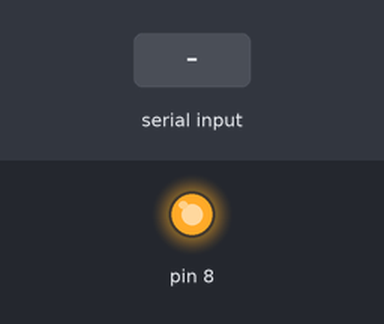
Recording of a sketch running on a simulated Arduino Uno, built with avr-gcc and run on an emulated ATmega328P. Parts: output pins drawn as LEDs (lit = HIGH). Inputs (shaded band) come from the test bench. What the sketch prints to the serial monitor is not drawn.

Above: at 3.2 s.
3.3 s: byte 30 received over Serial
At 5.9 s:
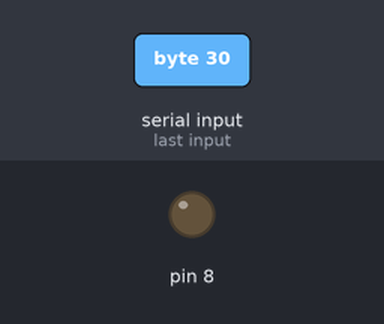
Timing chart, 0 to 10.0 s (numbered marks = the images above; inputs shaded):
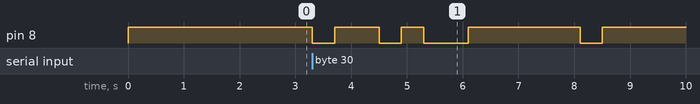

Measured:
- after the input at 3.3 s, pin 8: HIGH → LOW at once, → HIGH 0.40 s later, → LOW 0.80 s later, → HIGH 0.40 s later, … (8 changes in this stretch)

The sketch:

Emisor.ino
```cpp
/*
   Wilfer Daniel Ciro Maya
   Andrés Jiménez García
   Santiago Mejía Oquendo

   Campos y ondas 2, universidad del Quindío, Armenia Quindío
*/

/*
  Emisor Hamming con paridad par
*/


int dato[8];// = {0, 1, 1, 0, 1, 0, 1, 0};
int datoOut[12];
int p = 0;
int j = 0;
int pot = 0;
int k = 0;
int sumTest = 0;
int out = 0;
char car = 0;
void setup() {
  Serial.begin(9600);
  pinMode(8, OUTPUT);
  digitalWrite(8, HIGH);
  delay(2000);
}
void loop() {

  car = 0;
  digitalWrite(8, HIGH);

  if (Serial.available() > 0) {
    car = Serial.read();
  }
  if (car != 0) {
    for (byte j = 0; j <= 7; j++) {
      dato[j] = bitRead(car, 7 - j);
      Serial.print(dato[j]);
    }
    Serial.print("--");

    k = 0;
    sumTest = 0;
    out = 0;

    //Organiza los bits de dato
    p = 0;
    j = 0;
    pot = 0;
    for (int i = 0; i < 12; i++) {
      pot = potencia(2, p) - 1;
      if (i == pot) {
        p++;
        datoOut[i] = 0;
      }
      else {
        datoOut[i] = dato[j];
        j++;
      }
    }

    //Calculo de paridades

    for (int i = 0; i < 4; i++) {
      p = potencia(2, i);
      k = p - 1;
      out = 0;
      sumTest = 0;
      while (out == 0) {
        j = 0;
        while (j < p && out == 0) { //Toma valores
          sumTest = datoOut[k] + sumTest;
          j++;
          k++;
          if (k == 12) {
            out = 1;
          }
        }
        j = 0;
        while (j < p && out == 0) { //No toma valores
          j++;
          k++;

          if (k == 12) {
            out = 1;
          }
        }
      }
      if (sumTest % 2 == 1) {
        datoOut[p - 1] = 1;
      }
      else {
        datoOut[p - 1] = 0;
      }
    }

    //  //Muestra el dato de salida
    //  for (int i = 0; i < 12; i++) {
    //    digitalWrite(12 - i, datoOut[i]);
    //  }
    enviarDato(datoOut);
    digitalWrite(8, HIGH);
    delay(10);
  }
}


void enviarDato(int datoOut[]) {
  int  t = 400;    //Tiempo de envio de bits, en ms
  digitalWrite(8, LOW);
  delay(t);
  for (int i = 0; i < 12; i++) {
    digitalWrite(8, datoOut[i]);
    Serial.print(datoOut[i]);
    delay(t);
  }
  digitalWrite(8, HIGH);
  Serial.println();
}


int potencia(int a, int b) {
  int resultado = 1;
  while (b > 0) {
    resultado = resultado * a;
    b--;
  }
  return resultado;
}
```
